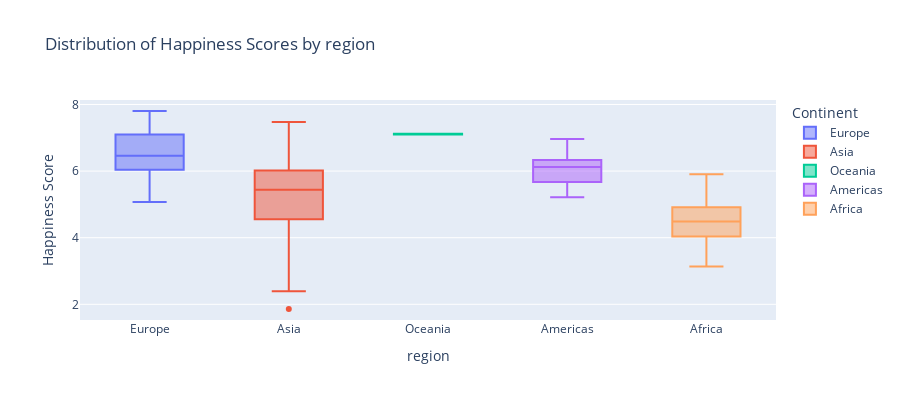

Source (notebook cell):
### Code cell
# Create a box plot showing the distribution of happiness scores by sub-region 
fig = px.box(full_data, x='region', y='Ladder score', 
             title='Distribution of Happiness Scores by region',
             labels={'region': 'Continent', 'Ladder score': 'Happiness Score'},
             color='region', 
             height=400)

fig.update_layout(xaxis_title='region', yaxis_title='Happiness Score')

fig.show()

# Save Show the plot
plt.savefig("Output/box plot of happiness score.png")
plt.show()

### Figure 1 — Plotly figure (JSON) as saved in the notebook; plotly's stock layout.template omitted (floating-point values rounded to 4 significant figures)
{"data": [{"alignmentgroup": "True", "hovertemplate": "Continent=%{x}<br>Happiness Score=%{y}<extra></extra>", "legendgroup": "Europe", "marker": {"color": "#636efa"}, "name": "Europe", "notched": false, "offsetgroup": "Europe", "orientation": "v", "showlegend": true, "type": "box", "x": ["Europe", "Europe", "Europe", "Europe", "Europe", "Europe", "Europe", "Europe", "Europe", "Europe", "Europe", "Europe", "Europe", "Europe", "Europe", "Europe", "Europe", "Europe", "Europe", "Europe", "Europe", "Europe", "Europe", "Europe", "Europe", "Europe", "Europe", "Europe", "Europe", "Europe", "Europe", "Europe", "Europe", "Europe"], "x0": " ", "xaxis": "x", "y": [7.804, 7.586, 7.53, 7.403, 7.395, 7.315, 7.24, 7.228, 7.097, 6.892, 6.859, 6.796, 6.763, 6.661, 6.65, 6.589, 6.469, 6.455, 6.436, 6.405, 6.3, 6.26, 6.213, 6.144, 6.125, 6.041, 5.968, 5.931, 5.819, 5.722, 5.661, 5.466, 5.277, 5.071], "y0": " ", "yaxis": "y"}, {"alignmentgroup": "True", "hovertemplate": "Continent=%{x}<br>Happiness Score=%{y}<extra></extra>", "legendgroup": "Asia", "marker": {"color": "#EF553B"}, "name": "Asia", "notched": false, "offsetgroup": "Asia", "orientation": "v", "showlegend": true, "type": "box", "x": ["Asia", "Asia", "Asia", "Asia", "Asia", "Asia", "Asia", "Asia", "Asia", "Asia", "Asia", "Asia", "Asia", "Asia", "Asia", "Asia", "Asia", "Asia", "Asia", "Asia", "Asia", "Asia", "Asia", "Asia", "Asia", "Asia", "Asia", "Asia", "Asia", "Asia", "Asia", "Asia", "Asia", "Asia"], "x0": " ", "xaxis": "x", "y": [7.473, 6.587, 6.571, 6.463, 6.173, 6.144, 6.13, 6.129, 6.014, 6.012, 5.951, 5.843, 5.84, 5.825, 5.818, 5.763, 5.523, 5.36, 5.342, 5.33, 5.277, 5.111, 5.109, 4.941, 4.876, 4.555, 4.442, 4.393, 4.372, 4.282, 4.12, 4.036, 2.392, 1.859], "y0": " ", "yaxis": "y"}, {"alignmentgroup": "True", "hovertemplate": "Continent=%{x}<br>Happiness Score=%{y}<extra></extra>", "legendgroup": "Oceania", "marker": {"color": "#00cc96"}, "name": "Oceania", "notched": false, "offsetgroup": "Oceania", "orientation": "v", "showlegend": true, "type": "box", "x": ["Oceania", "Oceania"], "x0": " ", "xaxis": "x", "y": [7.123, 7.095], "y0": " ", "yaxis": "y"}, {"alignmentgroup": "True", "hovertemplate": "Continent=%{x}<br>Happiness Score=%{y}<extra></extra>", "legendgroup": "Americas", "marker": {"color": "#ab63fa"}, "name": "Americas", "notched": false, "offsetgroup": "Americas", "orientation": "v", "showlegend": true, "type": "box", "x": ["Americas", "Americas", "Americas", "Americas", "Americas", "Americas", "Americas", "Americas", "Americas", "Americas", "Americas", "Americas", "Americas", "Americas", "Americas", "Americas", "Americas", "Americas", "Americas", "Americas", "Americas"], "x0": " ", "xaxis": "x", "y": [6.961, 6.894, 6.609, 6.494, 6.334, 6.33, 6.265, 6.259, 6.15, 6.125, 6.122, 6.024, 6.023, 5.738, 5.703, 5.684, 5.63, 5.569, 5.559, 5.526, 5.211], "y0": " ", "yaxis": "y"}, {"alignmentgroup": "True", "hovertemplate": "Continent=%{x}<br>Happiness Score=%{y}<extra></extra>", "legendgroup": "Africa", "marker": {"color": "#FFA15A"}, "name": "Africa", "notched": false, "offsetgroup": "Africa", "orientation": "v", "showlegend": true, "type": "box", "x": ["Africa", "Africa", "Africa", "Africa", "Africa", "Africa", "Africa", "Africa", "Africa", "Africa", "Africa", "Africa", "Africa", "Africa", "Africa", "Africa", "Africa", "Africa", "Africa", "Africa", "Africa", "Africa", "Africa", "Africa", "Africa", "Africa", "Africa", "Africa", "Africa", "Africa", "Africa", "Africa", "Africa"], "x0": " ", "xaxis": "x", "y": [5.902, 5.329, 5.275, 5.072, 5.035, 4.981, 4.973, 4.954, 4.903, 4.855, 4.724, 4.638, 4.631, 4.605, 4.501, 4.497, 4.487, 4.432, 4.397, 4.374, 4.198, 4.17, 4.137, 4.091, 4.042, 4.019, 3.982, 3.694, 3.545, 3.495, 3.435, 3.204, 3.138], "y0": " ", "yaxis": "y"}], "layout": {"boxmode": "overlay", "height": 400, "legend": {"title": {"text": "Continent"}, "tracegroupgap": 0}, "title": {"text": "Distribution of Happiness Scores by region"}, "xaxis": {"anchor": "y", "categoryarray": ["Europe", "Asia", "Oceania", "Americas", "Africa"], "categoryorder": "array", "domain": [0, 1], "title": {"text": "region"}}, "yaxis": {"anchor": "x", "domain": [0, 1], "title": {"text": "Happiness Score"}}}}
